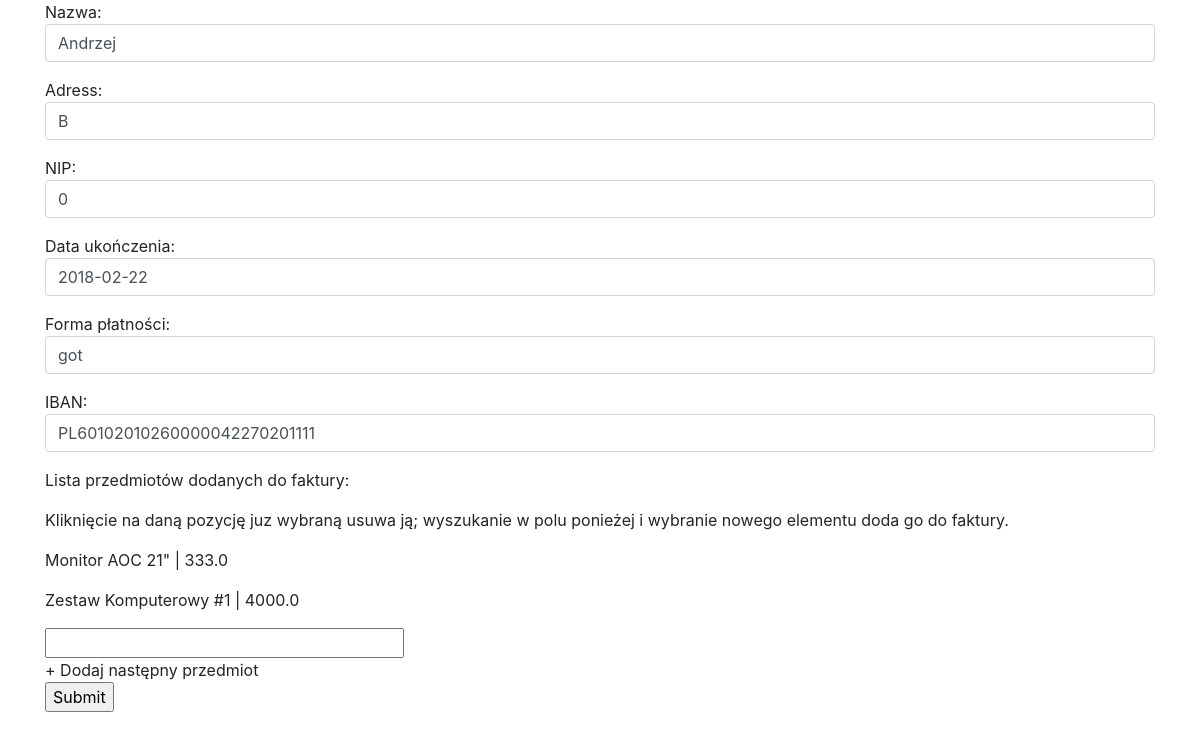
Screenshot of /show/2/edit/ (signed in) with the database file from the repository.
### fakturownia/models.py (models this page shows, shortened)
class FV(models.Model):
    payments = (
        ('got', 'gotówka'),
        ('prz', 'przelew'),
        ('rat', 'raty')
    )
    client = models.CharField(max_length=50)
    address = models.CharField(max_length=100)
    nip = models.IntegerField(default=00000000000)
    fv_date = models.DateField(default=datetime.date.today)
    complete_date = models.DateField(default=datetime.date.today)
    payment_method = models.CharField(
        max_length=3,
        choices=payments,
        default='prz',
    )
    iban = IBANField()
    products = models.ManyToManyField(Product, blank=True)

class Product(models.Model):
    name = models.CharField(max_length=120)
    price = models.FloatField(default=0)
    category = models.ManyToManyField(Category)

### fakturownia/views.py (the view)
# urls.py: url(r'^show/(?P<fv_id>\w+)/edit/$', views.edit, name='edit'),
@login_required(login_url='login/')
def edit(request, fv_id):
    entry = get_object_or_404(FV, pk=fv_id)
    if request.method == "POST":
        form = EditFV(request.POST, instance=entry)
        if form.is_valid():
            inst = form.save(commit=False)
            products_id = request.POST['products_id']
            products_id = products_id.split(', ')
            inst.products.clear()
            for item in products_id:
                if item:
                    inst.products.add(Product.objects.filter(pk=item).get())
            inst.save()
            return redirect('detail', int(fv_id))
    else:
        form = EditFV(instance=entry)
        curr = ""
        for item in entry.products.all():
            curr += str(item.id)
            curr += ", "
        context = {'form': form, 'fv_id': int(fv_id), 'fv': entry, 'curr': curr}
        return render(request, 'fakturownia/edit.html', context)

### fakturownia/forms.py
class EditFV(ModelForm):
    class Meta:
        model = FV
        fields = ['id', 'client', 'address', 'complete_date', 'payment_method', 'iban', 'products', 'nip', 'products']
        widgets = {
            'client': forms.TextInput(attrs={'class': 'form-control'}),
            'address': forms.TextInput(attrs={'class': 'form-control'}),
            'complete_date': forms.TextInput(attrs={'class': 'form-control'}),
            'payment_method': forms.TextInput(attrs={'class': 'form-control'}),
            'iban': forms.TextInput(attrs={'class': 'form-control'}),
            'nip': forms.TextInput(attrs={'class': 'form-control'}),
        }

### fakturownia/templates/fakturownia/edit.html (shortened to what this page needs)
{% load static %}
<!DOCTYPE html>
<html lang="en">
<head>
        <link rel="stylesheet"
          href="https://maxcdn.bootstrapcdn.com/bootstrap/4.0.0/css/bootstrap.min.css"
    >
</head>
<body>
    <div class="container">
        <form method="POST" class="post-form" action="{% url 'edit' fv_id %}">
              <div class="form-group">
                  <p>Nazwa: {{ form.client }}</p>
                  <p>Adress: {{ form.address }}</p>
                  <p>NIP: {{ form.nip }}</p>
                  <p>Data ukończenia: {{ form.complete_date }}</p>
                  <p>Forma płatności: {{ form.payment_method }}</p>
                  <p>IBAN: {{ form.iban }}</p>
                  <p>Lista przedmiotów dodanych do faktury:</p>
                  <p>Kliknięcie na daną pozycję juz wybraną usuwa ją; wyszukanie w polu ponieżej i wybranie nowego
                     elementu doda go do faktury.</p>
                  {% for item in fv.products.all %}
                      <p onclick="removeThis(this, {{ item.id }})" value="{{ item.id }}"> {{ item.name }} | {{ item.price }}</p>
                  {% endfor %}
                  <input class="search-bar" type="text" size="30" onkeyup="showResult(this.value)">
                  <span id="add-new" onClick="addNext()">+ Dodaj następny przedmiot</span>
                  <br />
                <input type="submit" />
              </div>
        </form>
    </div>
</body>
</html>

### rows the page displays
FV: client "Andrzej", address "B", nip "0", complete_date "2018-02-22", payment_method "got", iban "PL60102010260000042270201111"
Product: {{ item.id }} 2 (drawn), name "Monitor AOC 21\"", price "333.0"
Product: {{ item.id }} 4 (drawn), name "Zestaw Komputerowy #1", price "4000.0"
